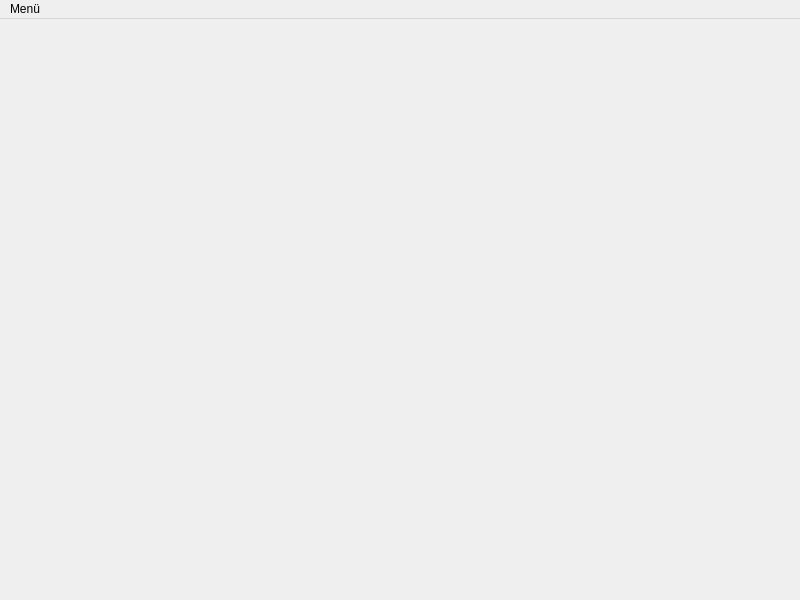
<?xml version="1.0" encoding="UTF-8"?>
<ui version="4.0">
 <class>MainWindow</class>
 <widget class="QMainWindow" name="MainWindow">
  <property name="geometry">
   <rect>
    <x>0</x>
    <y>0</y>
    <width>800</width>
    <height>600</height>
   </rect>
  </property>
  <property name="windowTitle">
   <string>SneakApp</string>
  </property>
  <widget class="QWidget" name="centralWidget">
   <property name="styleSheet">
    <string notr="true"/>
   </property>
   <layout class="QGridLayout" name="gridLayout">
    <item row="0" column="0">
     <widget class="QScrollArea" name="scrollArea">
      <property name="frameShape">
       <enum>QFrame::NoFrame</enum>
      </property>
      <property name="horizontalScrollBarPolicy">
       <enum>Qt::ScrollBarAlwaysOff</enum>
      </property>
      <property name="widgetResizable">
       <bool>true</bool>
      </property>
      <widget class="QWidget" name="scrollAreaWidgetContents">
       <property name="geometry">
        <rect>
         <x>0</x>
         <y>0</y>
         <width>782</width>
         <height>561</height>
        </rect>
       </property>
       <layout class="QGridLayout" name="gridLayout_Scroll">
        <item row="0" column="0">
         <widget class="QLabel" name="label_Welcome">
          <property name="enabled">
           <bool>true</bool>
          </property>
          <property name="text">
           <string/>
          </property>
          <property name="alignment">
           <set>Qt::AlignCenter</set>
          </property>
         </widget>
        </item>
       </layout>
      </widget>
     </widget>
    </item>
   </layout>
  </widget>
  <widget class="QMenuBar" name="menuBar">
   <property name="geometry">
    <rect>
     <x>0</x>
     <y>0</y>
     <width>800</width>
     <height>21</height>
    </rect>
   </property>
   <widget class="QMenu" name="menuMain">
    <property name="title">
     <string>Menü</string>
    </property>
    <widget class="QMenu" name="menu_ChangeOrder">
     <property name="title">
      <string>Sortierung ändern</string>
     </property>
     <addaction name="action_BuyDateOrderAsc"/>
     <addaction name="action_BuyDateOrderDesc"/>
     <addaction name="separator"/>
     <addaction name="action_BrandOrderAsc"/>
     <addaction name="action_BrandOrderDesc"/>
     <addaction name="separator"/>
     <addaction name="action_ReleaseDateOrderAsc"/>
     <addaction name="action_ReleaseDateOrderDesc"/>
     <addaction name="separator"/>
     <addaction name="action_PriceOrderAsc"/>
     <addaction name="action_PriceOrderDesc"/>
    </widget>
    <addaction name="action_AddSneaker"/>
    <addaction name="action_Import"/>
    <addaction name="separator"/>
    <addaction name="menu_ChangeOrder"/>
    <addaction name="separator"/>
    <addaction name="action_Statistics"/>
    <addaction name="separator"/>
    <addaction name="action_Quit"/>
   </widget>
   <addaction name="menuMain"/>
  </widget>
  <action name="action_AddSneaker">
   <property name="text">
    <string>Sneaker hinzufügen...</string>
   </property>
  </action>
  <action name="action_BrandOrderAsc">
   <property name="text">
    <string>Marke ↑</string>
   </property>
  </action>
  <action name="action_BrandOrderDesc">
   <property name="text">
    <string>Marke ↓</string>
   </property>
  </action>
  <action name="action_ReleaseDateOrderAsc">
   <property name="text">
    <string>Releasedatum ↑</string>
   </property>
  </action>
  <action name="action_ReleaseDateOrderDesc">
   <property name="text">
    <string>Releasedatum ↓</string>
   </property>
  </action>
  <action name="action_BuyDateOrderAsc">
   <property name="text">
    <string>Kaufdatum ↑</string>
   </property>
  </action>
  <action name="action_BuyDateOrderDesc">
   <property name="text">
    <string>Kaufdatum ↓</string>
   </property>
  </action>
  <action name="action_PriceOrderAsc">
   <property name="text">
    <string>Preis ↑</string>
   </property>
  </action>
  <action name="action_PriceOrderDesc">
   <property name="text">
    <string>Preis ↓</string>
   </property>
  </action>
  <action name="action_Quit">
   <property name="text">
    <string>Beenden</string>
   </property>
  </action>
  <action name="action_Statistics">
   <property name="text">
    <string>Statistiken...</string>
   </property>
  </action>
  <action name="action_Import">
   <property name="text">
    <string>Liste importieren...</string>
   </property>
  </action>
 </widget>
 <layoutdefault spacing="6" margin="11"/>
 <resources/>
 <connections/>
</ui>
